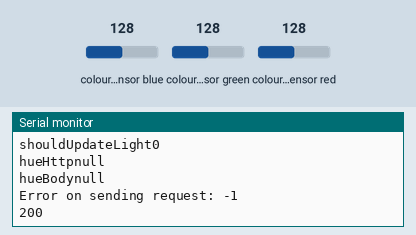
Simulated run of this sketch. Board: ESP32. On the bench: the last lines printed to the serial monitor. The inputs (shaded band) are chosen by the test bench; at power-on: colour sensor blue 128, colour sensor green 128, colour sensor red 128. WiFi joins after 1.5 s; servers stay silent unless stated; uploads are accepted with an empty reply.

Above: at 6.7 s.
6.8 s: colour sensor blue set to 5
At 7.8 s:
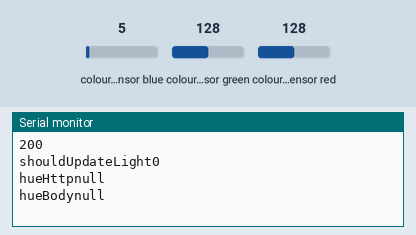
8.6 s: colour sensor green set to 5
At 8.61 s:
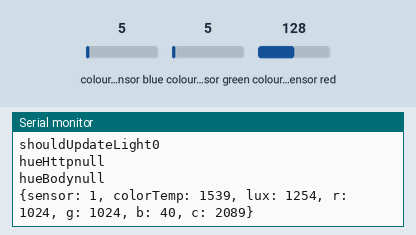
10.4 s: colour sensor red set to 5
At 11.52 s:
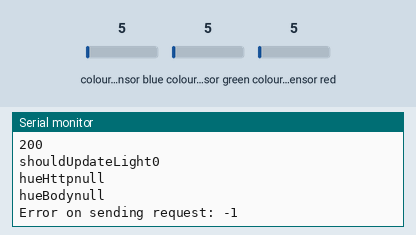
Timing chart, 0 to 13.4 s (numbered marks = the images above; inputs shaded):
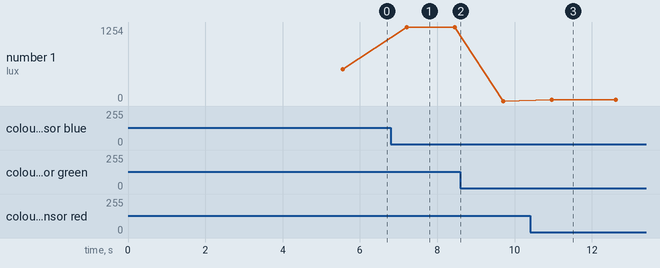

Measured:
- after the input at 6.8 s, the serial monitor: prints a new line after 0.41 s (image 1)
- after the input at 10.4 s, the serial monitor: prints a new line after 0.56 s (image 3)
- plotted number 1: 534 → 1254 after the input at 6.8 s, 0 → 20 after the input at 10.4 s

The sketch:

TestingFirmware.ino
```cpp
// Sensor:
#include <Wire.h>
#include "Adafruit_TCS34725.h"
Adafruit_TCS34725 tcs = Adafruit_TCS34725(TCS34725_INTEGRATIONTIME_700MS, TCS34725_GAIN_1X);

// WiFi:
#include <WiFi.h>
#include <HTTPClient.h>
const char* ssid = "";
const char* password =  "";

// Philips HUE:
#include <ArduinoJson.h>
boolean shouldUpdateLight = false;
String hueHttp = "";
String hueBody = "";
int counter = 0;
int availableLamps[3] = {1, 2, 3};
int lampCounter = 0;

// Server stuff:
String server = "*serverURL*";

void setup() {

  // Wifi:
  Serial.begin(115200);
  delay(4000);
  WiFi.begin(ssid, password);
  while (WiFi.status() != WL_CONNECTED) { //Check for the connection
    delay(500);
    Serial.println("Connecting..");
  }
  Serial.print("Connected to the WiFi network with IP: ");
  Serial.println(WiFi.localIP());

  // Sensor:
  if (tcs.begin()) {
    Serial.println("Found sensor");
  } else {
    Serial.println("No TCS34725 found ... check your connections");
    while (1);
  }
}

void loop() {

  //Sensor:
  String data;
  uint16_t r, g, b, c, colorTemp, lux;

  tcs.getRawData(&r, &g, &b, &c);
  colorTemp = tcs.calculateColorTemperature_dn40(r, g, b, c);
  lux = tcs.calculateLux(r, g, b);

  data = data + "{";
  data = data + "sensor: 1, ";
  data = data + "colorTemp: "; data = data + colorTemp; data = data + ", ";
  data = data + "lux: "; data = data + lux; data = data + ", ";
  data = data + "r: "; data = data + r; data = data + ", ";
  data = data + "g: "; data = data + g; data = data + ", ";
  data = data + "b: "; data = data + b; data = data + ", ";
  data = data + "c: "; data = data + c;
  data = data + "}";

  Serial.println(data);

  String sensorOutputAnswer = post(server + "/data/", data, "POST"); // Post sensor output


  // Get Philips HUE adjustments:
  DynamicJsonBuffer jsonBuffer;
  JsonObject& root = jsonBuffer.parseObject(sensorOutputAnswer);
  shouldUpdateLight = root[String("shouldIChange")];
  hueHttp = root[String("http")].as<String>();
  hueBody = root[String("body")].as<String>();
  Serial.println("shouldUpdateLight" + (String) shouldUpdateLight);
  Serial.println("hueHttp" + hueHttp);
  Serial.println("hueBody" + hueBody);

  String hueChange = "";
  if(shouldUpdateLight){
    String hueChange = post(hueHttp, hueBody, "PUT");
    if(hueChange.length() > 0){ // Change light
      String changeAnwser = post(server + "/ichangedlight/", "true", "POST");
      if(changeAnwser.length() > 0) shouldUpdateLight = false; // Set to false when light is adjusted
    }
  }

  if(counter % 4 == 0){
    String hueStatus = post("*ip*/api/*token*/lights/" + (String) availableLamps[lampCounter % 3], "", "GET");
    String lampUpdate = hueStatus + "," + (String) availableLamps[lampCounter % 12];
    lampCounter++;
    post(server + "/lampData/", lampUpdate, "POST");
  }
  counter++;

  delay(1000);
}

String post(String url, String body, String how){
  if(WiFi.status()== WL_CONNECTED){
    HTTPClient http;
    http.begin(url);
    http.addHeader("Content-Type", "text/plain");
    int httpResponseCode;
    if(how == "PUT"){
      httpResponseCode = http.PUT(body);
    } else if(how == "POST"){
      httpResponseCode = http.POST(body);
    } else if(how == "GET"){
      httpResponseCode = http.GET();
    }

    if(httpResponseCode>0){
      Serial.println(httpResponseCode);
      const String& payload = http.getString();
      Serial.println(payload);
      String input = payload;
      return input;
    }else{
      Serial.print("Error on sending request: ");
      Serial.println(httpResponseCode);
      return "";
    }
    http.end();
  }else{
    Serial.println("Error in WiFi connection");
    return "";
  }
}
```
